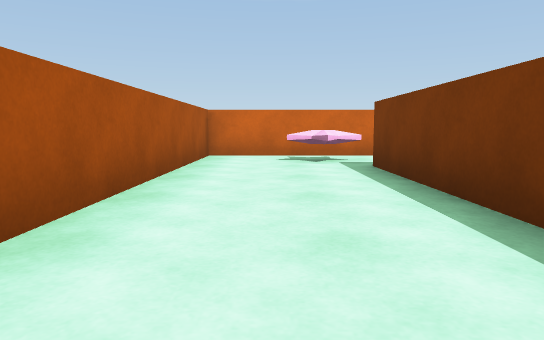
view 1 (above)

19 first-person views from a walk through a scene from a Unity 3-D project. The camera is 0.55 m above the floor, tilts 6° down and sees 70° across. The floor is counted in squares, 1 m on a side. Each view is taken from the middle of a square. On the plan, view 1 faces up. The plan holds only what a view shows up to about 10 squares ahead; the rest is blank.

view 2
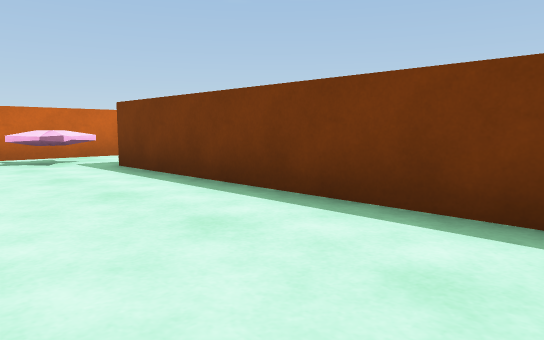

view 3
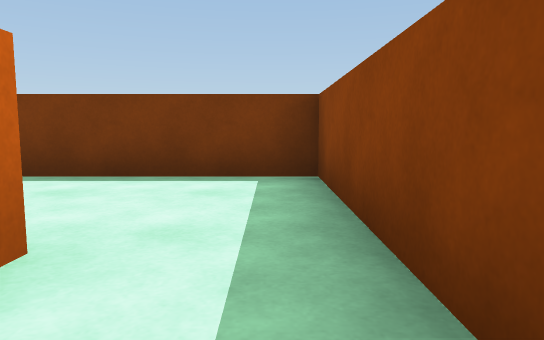

view 4
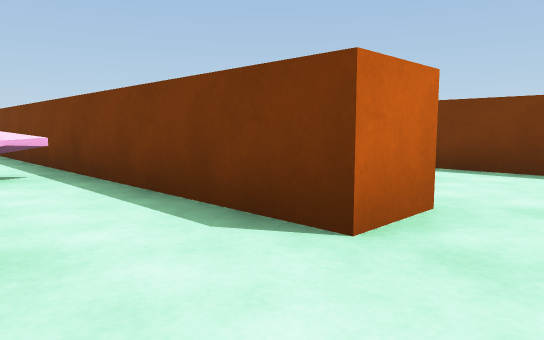

view 5
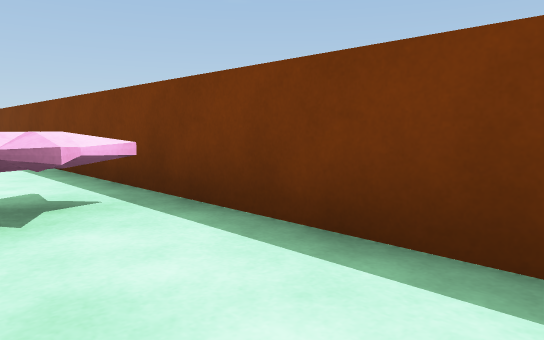

view 6
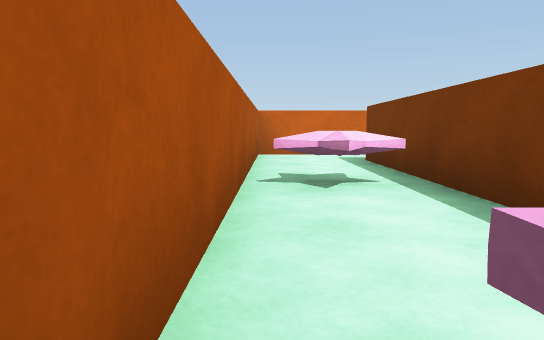

view 7
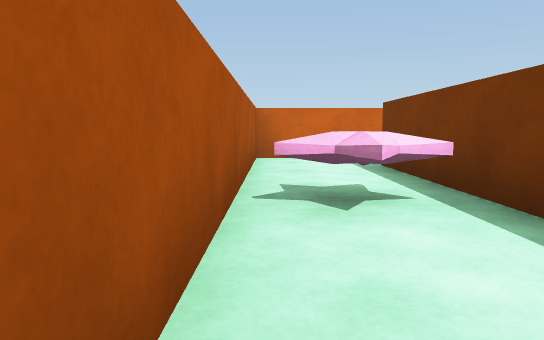

view 8
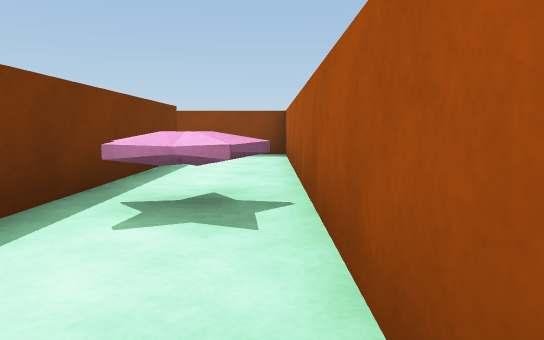

view 9
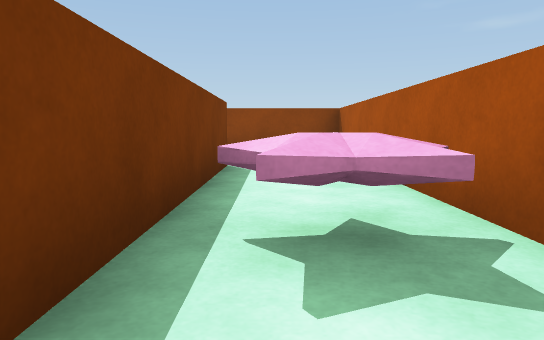

view 10
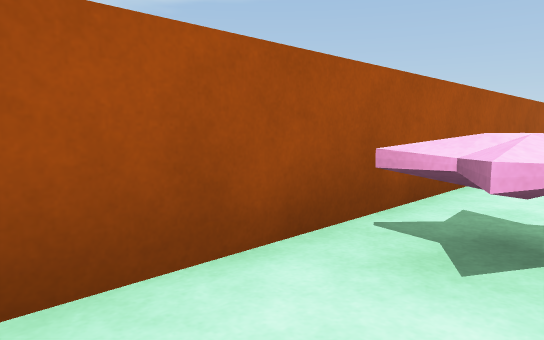

view 11
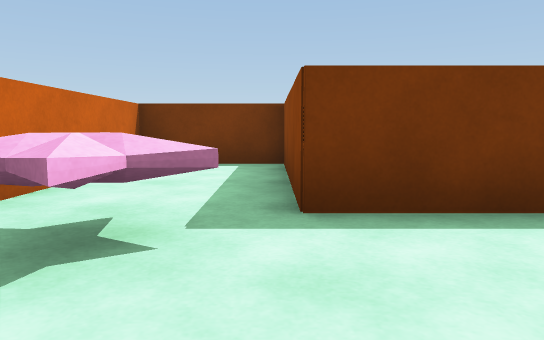

view 12
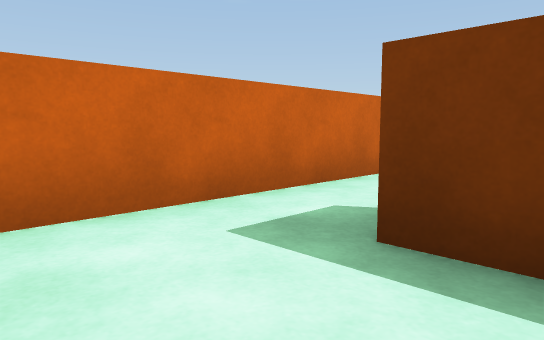

view 13
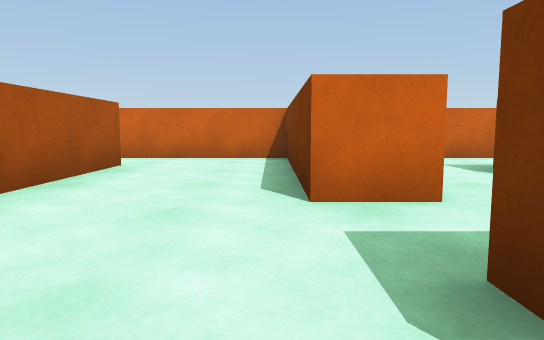

view 14
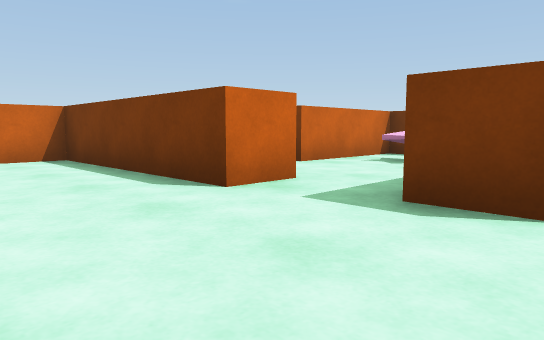

view 15
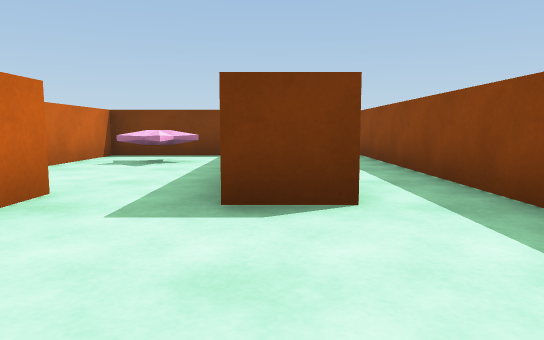

view 16
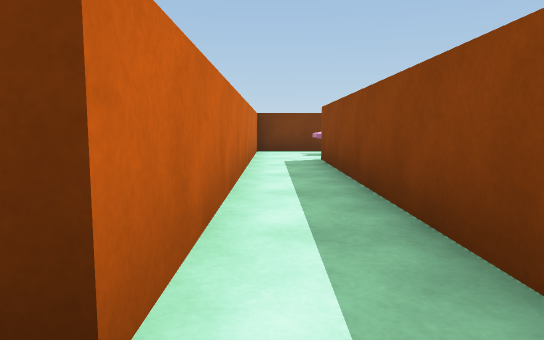

view 17
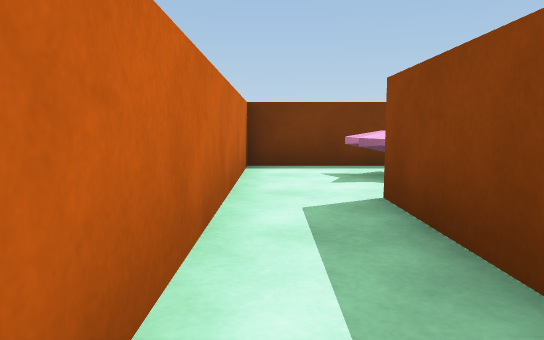

view 18
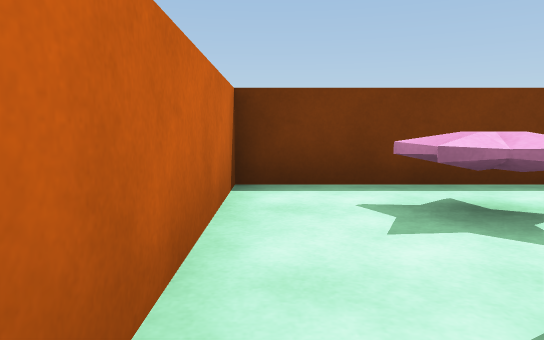

view 19
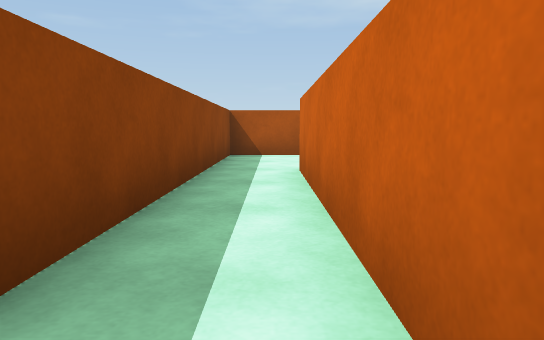

### Floor plan
Points are (right, up) in squares from view 1. A wall is a line through its corners. A room is listed if a view was taken in it or the views show most of it. See-through windows are left out.
Room 1 (views 1, 2, 11)
walls: (-1.4, -0.5) (1.5, -0.5) (1.5, 5.8) (5.2, 5.8) (5.2, 8.1) (-1.3, 8.1) (-1.3, 1.8)
ways out: opening at (-2, 0.5) to room 2
objects: star (1, 7)
Room 2 (views 3, 4, 5, 6, 7, 8, 9, 10, 12)
walls: (-1.2, 1.1) (-2.3, 1.1) (-2.3, 16); (-1.6, 17.5) (-4.3, 17.5) (-4.3, -0.5) (-1.4, -0.5)
ways out: opening at (-2, 0.5) to room 1; opening at (-2, 16.5) to room 3
objects: star (-3, 5); star (-3, 9); star (-3, 13)
Room 3 (views 13, 14, 15, 16, 17, 18, 19)
walls: (2.4, 12.9) (1.3, 12.9) (1.3, 17.5) (-1.6, 17.5); (-1.3, 10.6) (-1.3, 9.1) (8.1, 9.1); (-1.3, 16) (-1.3, 13.2); (10.8, 7.2) (10.8, 10.4) (1.8, 10.4) (1.8, 11.4)
ways out: opening at (-2, 16.5) to room 2; opening at (2, 12) to room 4; opening at (9.5, 8.5)
objects: star (10, 8)
Room 4 (no view inside)
walls: (7.1, 12) (7.1, 14.4) (4.1, 14.4)
ways out: opening at (2, 12) to room 3; opening at (3.5, 15)
objects: star (5, 13)

Positions as (right, up) in squares from view 1, and headings:
1: (0, 0), facing up
2: (-1, 0), facing up-right
3: (-3, 0), facing right
4: (-4, 0), facing up-right
5: (-4, 6), facing up-right
6: (-4, 9), facing up
7: (-4, 10), facing up
8: (-4, 8), facing down
9: (-3, 7), facing down
10: (-3, 7), facing up-left
11: (-1, 6), facing right
12: (-4, 15), facing up-right
13: (1, 10), facing up
14: (-1, 10), facing up-right
15: (-1, 11), facing right
16: (1, 10), facing right
17: (5, 10), facing right
18: (7, 10), facing right
19: (7, 10), facing left
